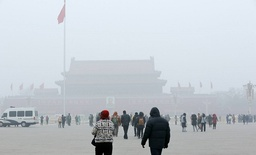
#> input picture 2.jpg, 256 x 155 px, shrunk from 600 x 364 before the run
$ python main3.py   (older library calls are emulated)
#> lines starting #> are read from the running program, lines starting #| are printed output that depends on the picture
import cv2
import numpy as np
import matplotlib.pyplot as plt

im = cv2.imread('2.jpg')
#> im is the input picture: shape (155, 256, 3); mean B, G, R 205.2, 199.2, 192.7
im = np.asarray(im, dtype=np.float)
patch_size = (7 - 1) // 2
t0 = 0.1
height, width, channel = np.shape(im)
#> height = 155; width = 256; channel = 3


j_dark = np.zeros((height, width))
for i in range(height):
    for j in range(width):
        patch = im[max(i - patch_size, 0):min(i + patch_size, height), max(j - patch_size, 0):min(j + patch_size, width), :]
        j_dark[i, j] = np.min(patch)
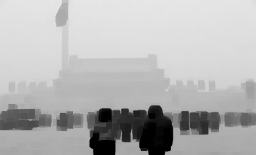
#> j_dark: shape (155, 256) float64; min 0, max 231, mean 180.3
dark_channel_list = np.sort(np.reshape(j_dark, (-1, 1)))
dark_channel_max = dark_channel_list[int(len(dark_channel_list) * 0.001)]
#> dark_channel_max = [228]
A = np.max(im[j_dark>dark_channel_max, :], axis=0)
#> A = [250, 241, 232]

j_map = np.zeros((height, width, 3))

t_ = np.zeros((height, width))
for i in range(height):
    for j in range(width):
        patch = im[max(i - patch_size, 0):min(i + patch_size, height), max(j - patch_size, 0):min(j + patch_size, width), :]
        t_[i, j] = 1 - 0.95 * np.min(patch/A)
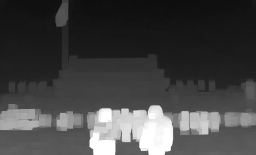
#> t_: shape (155, 256) float64; min 0.0541, max 1, mean 0.271
        # t_[i, j] = 1 - 0.95 * np.min(im[i, j, :]/A)


lambda_ = 0.0001
L = np.zeros((height, width))
t = np.zeros((height, width))
for i in range(height):
    for j in range(width):
        center = im[i, j]
        patch = im[max(i - patch_size, 0):min(i + patch_size, height), max(j - patch_size, 0):min(j + patch_size, width), :]
        patch = np.reshape(patch, (-1, 3))
        wk = np.shape(patch)[0]
        miu = np.mean(patch, axis=0)
        Ii = np.repeat(np.mat(center - miu), wk, axis=0)
        Ij = np.mat(patch) - np.repeat(np.mat(miu), wk, axis=0)
        # delta = np.var(patch)
        delta = np.mat(np.cov(patch.T))
        epsilon = 0.0001 #  ？？？？？
        U3 = np.mat(np.eye(3))
        V = (delta + epsilon/wk*U3).I
        L[i, j] = 1 - 1 - 1 / wk * np.trace(Ii * V * Ij.T)
        l = L[i, j]
        t[i, j] = (l + lambda_)**(-1) * t_[i, j]
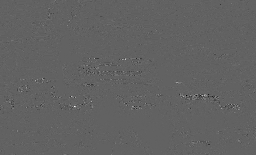
#> L: shape (155, 256) float64; min -4.84e-13, max 7.72e-13, mean 7.91e-17; drawn with min black and max white

# [6 lines of commented-out code are left out]
for i in range(height):
    for j in range(width):
        j_map[i, j, :] = (im[i, j, :] - A) / max(t[i, j], t0) + A
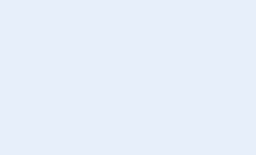
#> j_map: shape (155, 256, 3) float64; mean B, G, R 250, 241, 232


# [6 lines of commented-out code are left out]
cv2.imshow(u'raw image', np.asarray(im, dtype=np.uint8))
cv2.imshow(u'result', np.asarray(j_map, dtype=np.uint8))
cv2.imshow(u'dark channel', np.asarray(j_dark, dtype=np.uint8))
cv2.imshow(u'transmission', np.asarray(t*255, dtype=np.uint8))
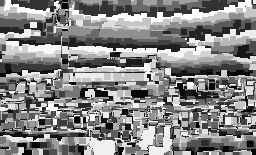
#> window 'transmission': shape (155, 256); min 0, max 255, mean 133.1

# plt.imshow(j_dark)
# plt.show()
cv2.waitKey(0)

$ run again, with 1.jpg copied over 2.jpg
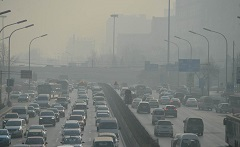
#> input picture 1.jpg, 240 x 147 px
#> im is the input picture: shape (147, 240, 3); mean B, G, R 128.8, 133.3, 129.5
#> after the loop `for i in range(height):`:
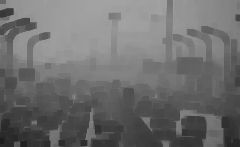
#> j_dark: shape (147, 240) float64; min 29, max 163, mean 109.9
#> dark_channel_max = [153]
#> A = [168, 183, 189]
#> `cv2.imshow(u'transmission', np.asarray(t*255, dtype=np.uint8))`:
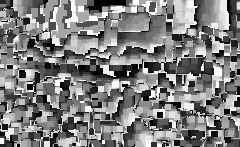
#> window 'transmission': shape (147, 240); min 0, max 252, mean 126.8
